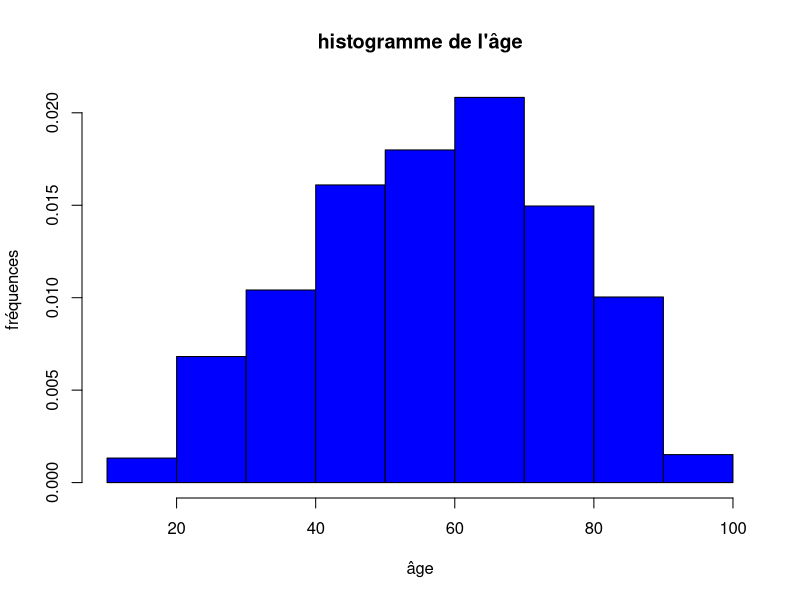
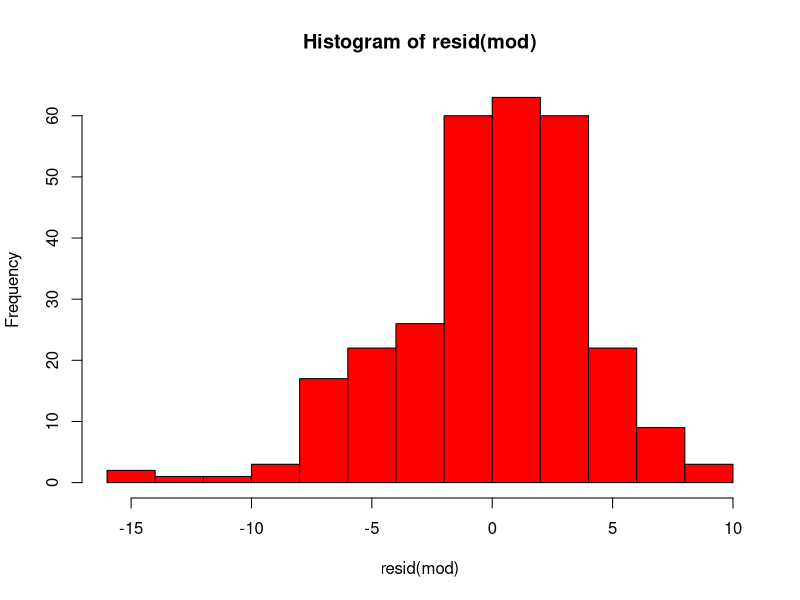

Generate these figures, in order, with R:
##Définition du répertoire de travail 
setwd("~/Desktop/DIVERS_TEMPLATES/R/DEVOIR/Dev_1")
## Import des données 
X <- read.csv2("satisfaction_hopital.csv")
### Alternative : read.csv2(file="satisfaction_hopital.csv")
str(X)

# Affichage des donnés de X$recommander
table(X$recommander,useNA = "always")
# Recodage de la variable 
## Si X est supérieur strictement à 1, alors X = 1
## Sinon X = 0
X$recommanderBIN <- ifelse(X$recommander > 1, 1, 0)
# Affichage des donnés de X$recommanderBIN
table(X$recommanderBIN, useNA = "always")
## Vérification 
table(X$recommander, X$recommanderBIN, deparse.level=2, useNA="always")

##install.packages("Epi")
library(Epi)
##ou require(Epi)

# Attention au recodage des variables 
#  x est transformée en 1-x, cf. cours
twoby2(1-X$recommanderBIN, 1-X$sexe)


## 
hist(X$age, main="histogramme de l'âge", xlab="âge", ylab="fréquences",freq=F,col="blue")
# Calcul de la corrélation entre les deux variables 
cor(X$score.relation, X$age, use="complete.obs")
# Test de la corrélation entre les deux variables
cor.test(X$score.relation, X$age)
## A la limite de la significativité - Voir pas du tout

# Vérification des hypothèses du test t
# Vérification des effectifs par groupe
table(X$sexe[!is.na(X$score.relation)])
# Vérification de l'égalité des écart-types
### Pour les hommes
sd(X$score.relation[X$sexe==0],na.rm=TRUE)
### Pour les femmes
sd(X$score.relation[X$sexe==1],na.rm=TRUE)
# test t
t.test(X$score.relation~X$sexe, var.equal=TRUE)









# Recodage des variables catégoricielle 
X$profession.recod <- factor(X$profession, labels = c("agriculteur","artisan","cadre","intermédiaire","employé","ouvrier","sans emploi","autre"))
table(X$profession.recod)

X$service.recod <- factor(X$service, labels = c("1","2","3","4","5","6","7","8"))
table(X$service.recod)

# Création du modèle linéaire
mod <- lm(score.relation~age+score.information+amelioration.sante+amelioration.moral+profession.recod+service.recod,data=X)
mod
drop1(mod,.~.,test="F")

summary(mod)

# Condition de validité du test
# normalité du terme de bruit (résidus du modèle)
hist(resid(mod), col="red")

# l'histogramme montre que les termes de bruit suivent une loi normale.
# On peut donc considérer que le modèle est valide.



# Recodage de recommander(catégoricielle) en variable binaire 
table(X$recommander,useNA = "always")
X$recommander.recod <- ifelse(X$recommander > 1, 1,0)
table(X$recommander.recod, useNA = "always")
# Verification croisée
table(X$recommander, X$recommander.recod, deparse.level=2, useNA="always")

# Création du modèle de régression logistique :

mod2 <- glm(recommander.recod~ age+sexe+score.information+amelioration.sante
            + amelioration.moral + profession.recod + service.recod,
            data=X, family="binomial")
mod2

drop1(mod2,.~.,test="Chisq")

summary(mod2)


# conditions de validité
# Au moins 5 à 10 évenements par variable explicative
# 1+1+1+1+1+7+7 variables explicatives: 19*10 = 190 < 269
# On peut donc considérer que le modèle est valide.
